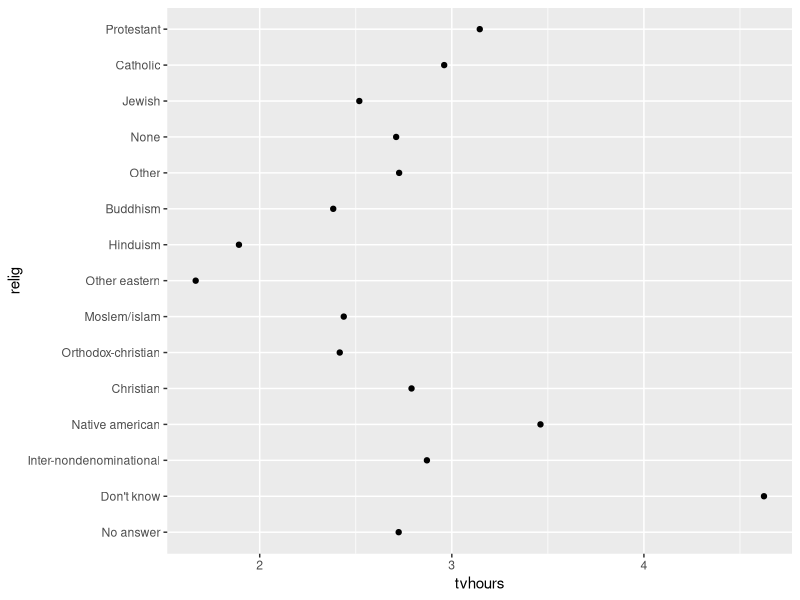

Here is the R script that generated this plot:
library(forcats)
library(ggplot2)
library(dplyr)
gss_cat
relig <- gss_cat %>%
  group_by(relig) %>%
  summarize(
    age = mean(age, na.rm = TRUE),
    tvhours = mean(tvhours, na.rm = TRUE),
    n = n()
  )
ggplot(relig, aes(tvhours, relig)) + geom_point()
